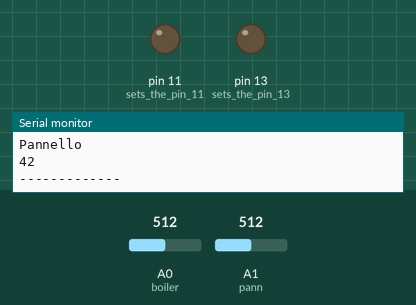
Recording of a sketch running on a simulated Arduino Uno, built with avr-gcc and run on an emulated ATmega328P. On the bench: output pins drawn as LEDs (lit = HIGH), the last lines printed to the serial monitor. Inputs (shaded band) come from the test bench; at power-on: A0 (boiler) = 512, A1 (pann) = 512.

Above: at 11.8 s.
11.9 s: A0 (boiler) set to 539
At 24.1 s:
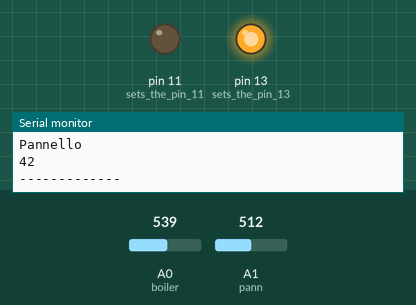
24.5 s: A0 (boiler) set to 306
At 34.9 s:
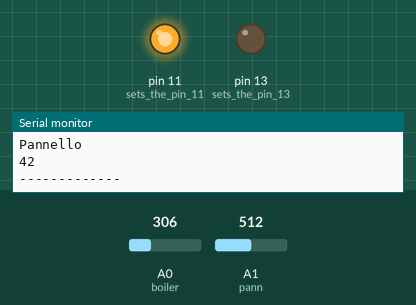
35.5 s: A0 (boiler) set to 329
At 45.7 s:
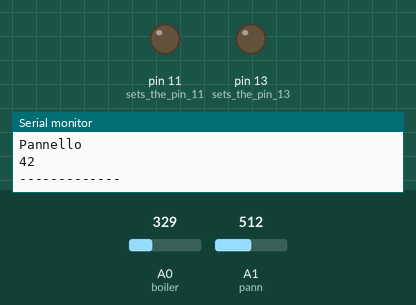
46.5 s: A0 (boiler) set to 122
At 56.5 s:
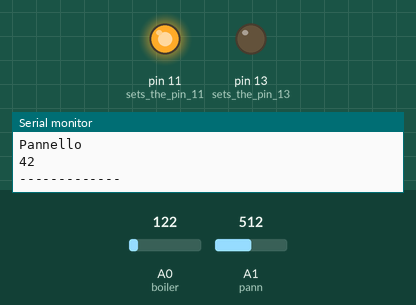
Timing chart, 0 to 58.0 s (numbered marks = the images above; inputs shaded):
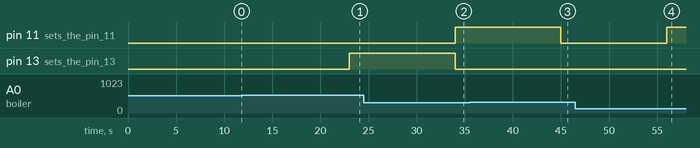

Measured:
- the behaviour switches between 524 and 525 on A0 (boiler) (found by bisection; images 0 and 1)
- the behaviour switches between 310 and 311 on A0 (boiler) (found by bisection; images 2 and 3)
- after the input at 11.9 s, pin 13 (sets_the_pin_13): LOW → HIGH after 11.1 s
- after the input at 24.5 s, pin 11 (sets_the_pin_11): LOW → HIGH after 9.5 s; pin 13 (sets_the_pin_13): HIGH → LOW after 9.5 s
- after the input at 35.5 s, pin 11 (sets_the_pin_11): HIGH → LOW after 9.5 s
- after the input at 46.5 s, pin 11 (sets_the_pin_11): LOW → HIGH after 9.5 s

The sketch:

controllo_solare_13.ino
```cpp
/*
Controllo pannello solare
ottobre 2013
Roberto Chirio
rev. 1.3

*/


// variables :

int boiler = A0;   //  NTC Boiler connected to A0
int pann = A1;  //  NTC Panel connected to A1
int tempB = 0;         // variable to store the boiler temperature
int tempP = 0;         // variable to store the panel temperature

int BBB = 0;         // variable to store the boiler temperature in degree Celsius
int PPP = 0;         // variable to store the panel temperature in degree Celsius


void setup()
{
   Serial.begin(9600);

    pinMode(11, OUTPUT);   // sets the pin 11
    pinMode(13, OUTPUT);   // sets the pin 13

  digitalWrite(11, LOW);   // set the 11 off

  digitalWrite(13, LOW);   // set the 13 off

  }


void loop()
{
  BBB = analogRead(boiler);   // read the boiler temperature
  PPP = analogRead(pann);   // read the panel temperature
  tempB=22011/BBB;
  tempP=22011/PPP;

   Serial.println("Boiler");
   Serial.println(tempB, DEC);       // monitor temperature BOILER
   Serial.println("Pannello");
   Serial.println(tempP, DEC);       // monitor temperature PANEL
   Serial.println("-------------");

   delay(1000);              // wait for a second


  // check if the Boiler temperature is to high >= 70°.
  // if it is, the ledTemp is HIGH and pompa off
  if (tempB > 70) {
    // turn LED HItemp on:
    digitalWrite(11, HIGH);
    // turn pompa OFF:
    digitalWrite(13, LOW);
    delay(10000);              // wait for 10 second
{ goto fineloop;}
}


  // check if the panel temperature is <= 20°.
  // if it is, the pompa is LOW:
  if (tempP <= 20) {
    // turn pompa off:
    digitalWrite(13, LOW);
   { goto fineloop;}
   }


  // check if the temp panel is > of temp boiler
  // if it is, the pompa is on:
  if (tempP > tempB) {
    // turn pompa on:
    digitalWrite(13, HIGH);
    // turn led OFF:
    digitalWrite(11, LOW);
    delay(10000);              // wait for 15 second
  }

// check if the temp panel is <= of temp boiler
  // if it is, the pompa is off:
  if (tempP <= tempB) {
    // turn pompa OFF:
    digitalWrite(13, LOW);
    // turn led OFF:
    digitalWrite(11, LOW);
    delay(10000);              // wait for 15 second
  }

  fineloop:;

   }
```
